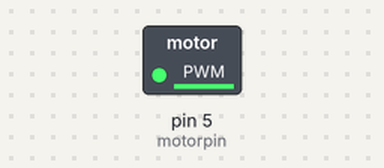
The sketch below on a simulated Arduino Uno, built with avr-gcc and run on an emulated ATmega328P. Parts: switched loads named in the sketch (green lamp = pin HIGH).

Above: at 0.05 s.
At 3.0 s:
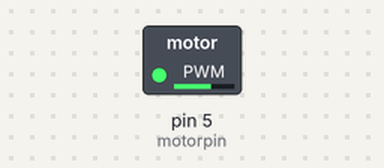
At 6.0 s:
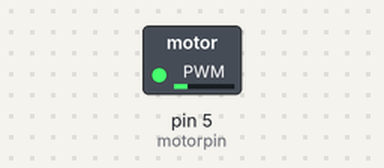
At 12.05 s:
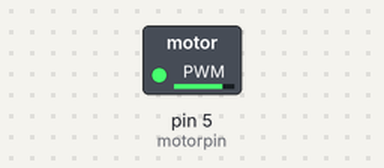
Timing chart, 0 to 17.6 s (numbered marks = the images above):
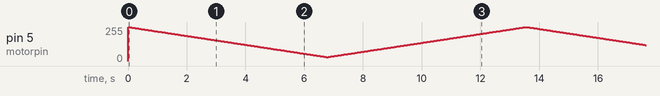

The sketch:

Motor_test.ino
```cpp
const int motorpin= 5;
int val = 20;
int fadeAmount = 1;

void setup()
{
  pinMode(motorpin, INPUT);
}

void loop()
{

  //motor fade in fade out with for loop

  for (int i = 255; i >= 30; i -= 1)
  {
    analogWrite(motorpin, i);
    delay(30);
  }

  for (int i = 30; i <= 255; i += 1)
  {
    analogWrite(motorpin, i);
    delay(30);
  }

  /*
  //with if
  analogWrite(motorpin, val);
  delay(30);

  val += fadeAmount;
  if (val <= 20 || val >= 255)
  {
    fadeAmount = -fadeAmount;
  }
  */

}
```
